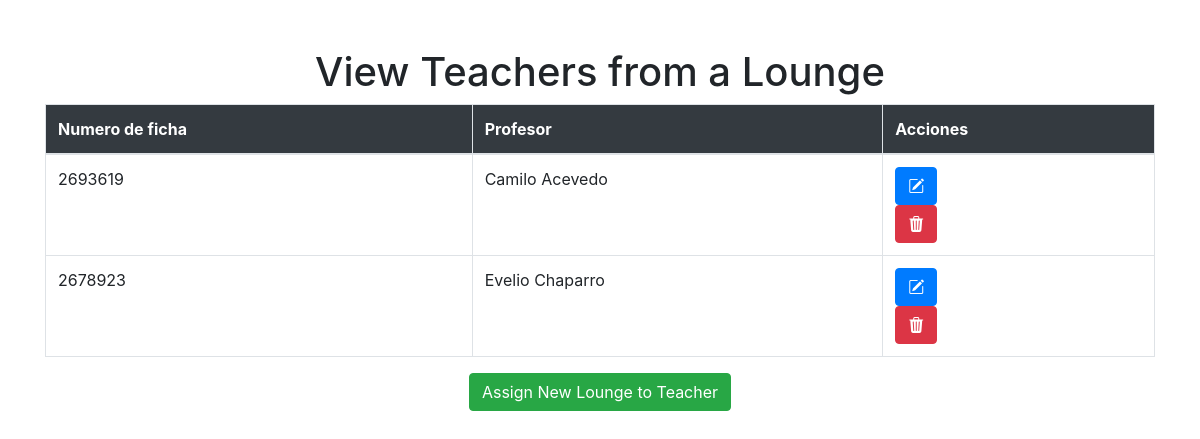
Page /lounges/viewAllLT/ (signed in) on the earlier database version.
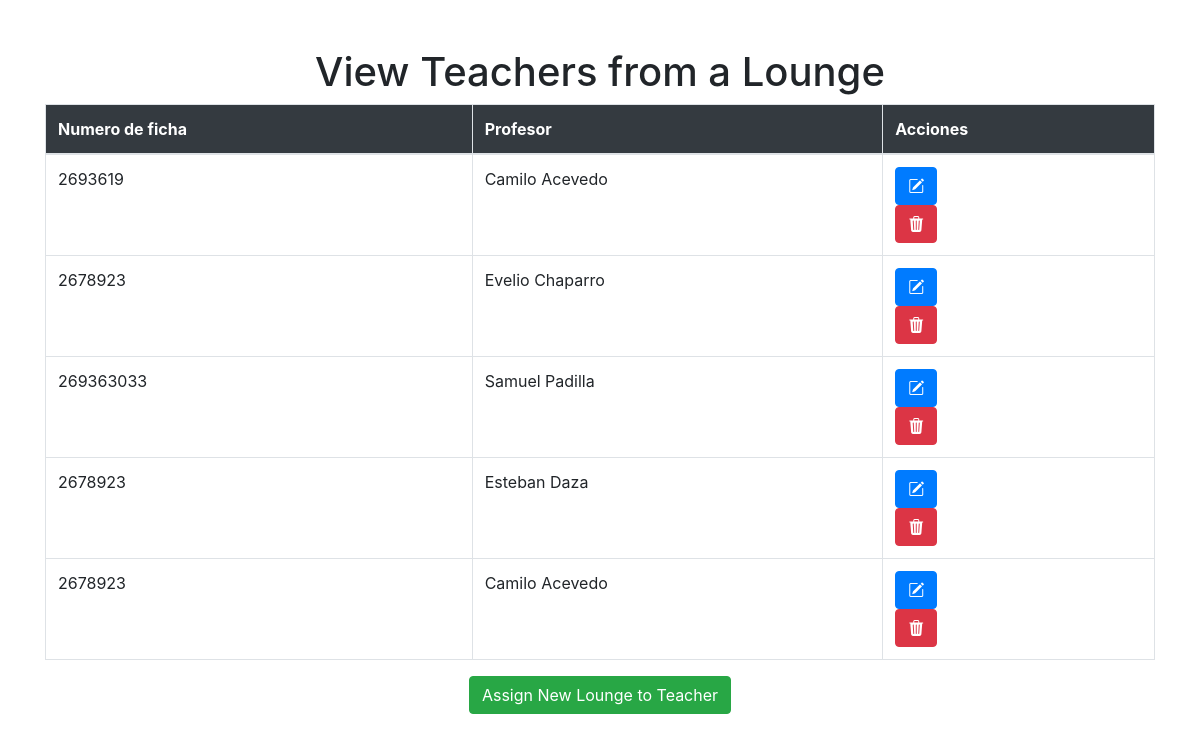
Same page on the later database version.
### LoungeApp/models.py (models this page shows)
class Teachers_lounges(models.Model):
    teacher = models.ForeignKey(m.Teacher, on_delete=models.CASCADE)
    lounge = models.ForeignKey(Lounge, on_delete=models.CASCADE)

class Lounge(models.Model):
    lounge_number = models.CharField(max_length=100)
    lounge_description = models.CharField(max_length=300)
    lounge_students = models.IntegerField()

### Profesores/models.py (models this page shows)
class Teacher(models.Model):
    name = models.CharField(max_length=300)
    lastname = models.CharField(max_length=200)
    age = models.IntegerField(max_length=3)
    email = models.CharField(max_length=300)

### LoungeApp/views.py (the view)
# urls.py: path('viewAllLT/', v.indexLoungesTeachers, name='indexLt'),
@login_required
def indexLoungesTeachers(request):
    allLoungesTeach = Teachers_lounges.objects.all()
    return render(request, 'loungesTeacher.html', {
        'loungesTeachers': allLoungesTeach
    })

### LoungeApp/templates/loungesTeacher.html (shortened to what this page needs)
<!DOCTYPE html>
<html lang="en">
<head>
    <link rel="stylesheet" href="https://cdn.jsdelivr.net/npm/bootstrap-icons@1.11.1/font/bootstrap-icons.css">
    <link rel="stylesheet" href="https://maxcdn.bootstrapcdn.com/bootstrap/4.5.2/css/bootstrap.min.css">
</head>
<body>
    <div class="container mt-5">
        <h1 class="text-center">View Teachers from a Lounge</h1>
        <div class="table-responsive">
            <table class="table table-bordered">
                <thead class="bg-dark text-white">
                    <tr>
                        <th scope="col">Numero de ficha</th>
                        <th scope="col">Profesor</th>
                        <th scope="col">Acciones</th>
                    </tr>
                </thead>
                <tbody>
                    {% for loungesTeach in loungesTeachers %}
                    <tr>
                        <td>{{loungesTeach.lounge.lounge_number}}</td>
                        <td>{{loungesTeach.teacher.name}} {{loungesTeach.teacher.lastname}}</td>
                        <td>
                            <form action="" method="post">
                                <button type="submit" class="btn btn-primary"><i class="bi bi-pencil-square"></i></button>
                            </form>
                            <form action="" method="get">
                                <button type="submit" class="btn btn-danger"><i class="bi bi-trash3-fill"></i></button>
                            </form>
                        </td>
                    </tr>
                    {% endfor %}
                </tbody>
            </table>
        </div>
        <div class="text-center">
            <a href="{% url 'assignLt' %}" class="btn btn-success">Assign New Lounge to Teacher</a>
        </div>
    </div>
</body>
</html>

Differences in the rows shown:
added Teachers_lounges: lounge.lounge_number "269363033", teacher.name "Samuel", teacher.lastname "Padilla"
added Teachers_lounges: lounge.lounge_number "2678923", teacher.name "Esteban", teacher.lastname "Daza"
added Teachers_lounges: lounge.lounge_number "2678923", teacher.name "Camilo", teacher.lastname "Acevedo"
